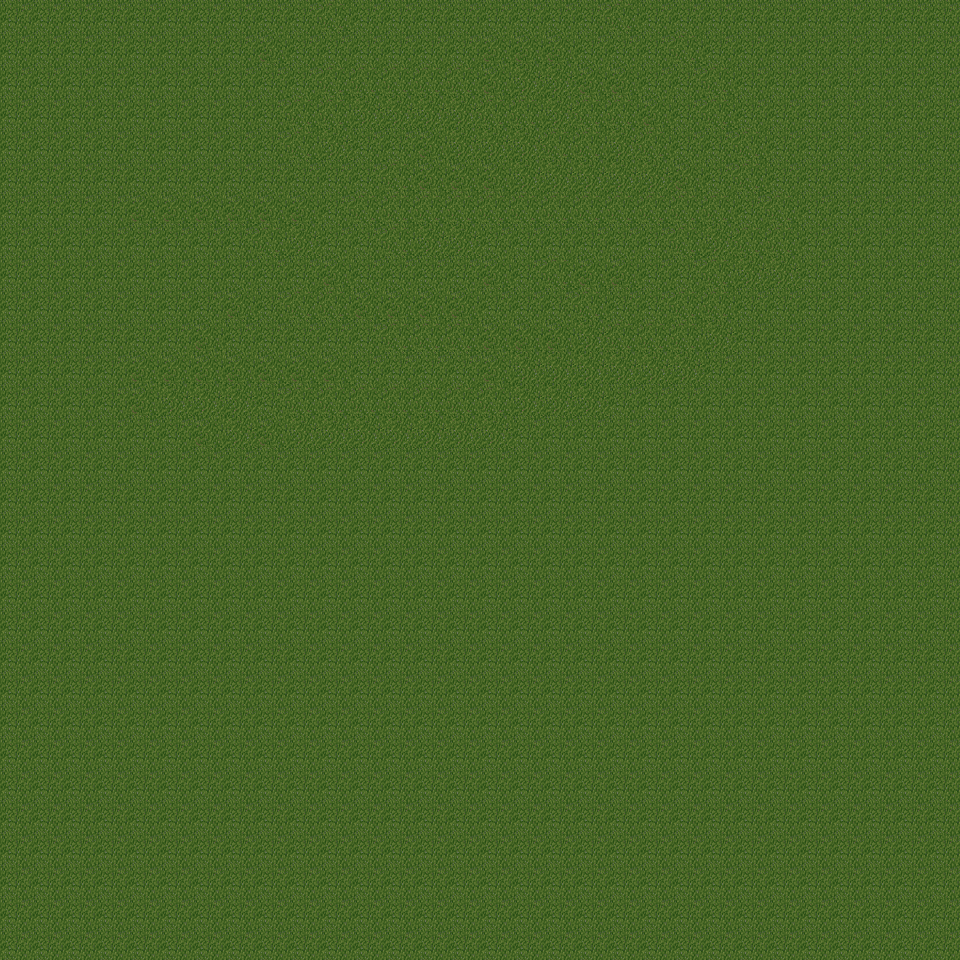

This game map was drawn from its Tiled (.tmx) file and the tilesets committed beside it. A one-line description and the full map source follow:
An orthogonal 30x30 tile map with 32x32 px tiles, 1 tile layer (Background), 3 tilesets.

<map version="1.10" tiledversion="1.11.2" orientation="orthogonal" renderorder="right-down" width="30" height="30" tilewidth="32" tileheight="32" infinite="0" nextlayerid="3" nextobjectid="1">
 <tileset firstgid="1" name="landscape" tilewidth="32" tileheight="32" tilecount="256" columns="16">
  <image source="landscape.png" width="512" height="512" />
  <wangsets>
   <wangset name="Weg" type="mixed" tile="-1">
    <wangcolor name="" color="#ff0000" tile="-1" probability="1" />
    <wangtile tileid="46" wangid="0,0,1,1,1,0,0,0" />
    <wangtile tileid="47" wangid="0,0,0,0,1,1,1,0" />
    <wangtile tileid="59" wangid="0,0,0,1,0,0,0,0" />
    <wangtile tileid="60" wangid="0,0,0,1,1,1,0,0" />
    <wangtile tileid="61" wangid="0,0,0,0,0,1,0,0" />
    <wangtile tileid="62" wangid="1,1,1,0,0,0,0,0" />
    <wangtile tileid="63" wangid="1,0,0,0,0,0,1,1" />
    <wangtile tileid="75" wangid="0,1,1,1,0,0,0,0" />
    <wangtile tileid="76" wangid="1,1,1,1,1,1,1,1" />
    <wangtile tileid="77" wangid="0,0,0,0,0,1,1,1" />
    <wangtile tileid="91" wangid="0,1,0,0,0,0,0,0" />
    <wangtile tileid="92" wangid="1,1,0,0,0,0,0,1" />
    <wangtile tileid="93" wangid="0,0,0,0,0,0,0,1" />
   </wangset>
  </wangsets>
 </tileset>
 <tileset firstgid="257" name="town" tilewidth="32" tileheight="32" tilecount="256" columns="16">
  <image source="town.png" width="512" height="512" />
 </tileset>
 <tileset firstgid="513" name="trees_plants_rocks" tilewidth="32" tileheight="32" tilecount="256" columns="16">
  <image source="trees_plants_rocks.png" width="512" height="512" />
 </tileset>
 <layer id="1" name="Background" width="30" height="30">
  <data encoding="csv">
79,79,79,79,79,79,79,79,79,79,80,79,79,79,79,79,79,79,79,80,79,79,79,79,79,79,79,79,79,79,
79,79,79,79,79,79,79,79,95,79,79,79,79,79,79,95,95,95,79,79,79,80,79,79,79,79,79,79,79,79,
79,79,79,79,79,79,79,79,79,79,80,80,80,80,80,95,96,96,95,95,79,79,80,79,79,79,79,79,79,79,
79,79,79,79,79,79,79,79,79,80,80,96,96,96,96,80,80,96,80,80,95,79,80,79,79,79,79,79,79,79,
79,79,79,79,79,79,79,79,79,80,96,79,79,95,96,96,96,80,80,96,80,79,79,80,79,79,79,79,79,79,
79,79,79,79,79,79,79,79,79,79,79,79,80,95,95,95,96,96,96,96,96,95,79,80,79,79,79,79,79,79,
79,79,79,79,95,95,95,95,95,95,79,80,80,80,80,80,80,80,80,80,80,80,80,79,80,79,79,79,79,79,
79,79,79,79,79,79,79,79,80,96,79,79,80,96,96,79,79,79,79,79,79,80,96,80,80,79,79,79,79,79,
79,79,79,79,79,79,79,79,79,79,95,79,79,79,79,95,79,80,95,95,79,79,80,96,96,79,79,79,79,79,
79,79,79,79,79,79,79,95,79,80,80,95,95,95,95,79,79,79,80,79,79,80,80,79,79,79,79,79,79,79,
79,79,79,79,79,79,95,79,79,79,79,79,80,80,80,95,95,95,96,80,80,80,96,79,79,79,79,79,79,79,
79,79,79,79,95,95,95,95,95,95,95,79,79,79,79,95,96,96,96,96,96,96,79,79,79,79,79,79,79,79,
79,79,79,79,95,96,96,96,79,80,80,80,80,80,80,80,96,96,96,79,79,79,79,79,79,79,79,79,79,79,
79,79,79,79,79,79,95,96,95,96,96,96,96,96,96,96,79,79,79,79,79,79,79,79,79,79,79,79,79,79,
79,79,79,79,79,79,79,79,79,79,79,79,79,79,79,79,79,79,79,79,79,79,79,79,79,79,79,79,79,79,
79,79,79,79,79,79,79,79,79,79,79,79,79,79,79,79,79,79,79,79,79,79,79,79,79,79,79,79,79,79,
79,79,79,79,79,79,79,79,79,79,79,79,79,79,79,79,79,79,79,79,79,79,79,79,79,79,79,79,79,79,
79,79,79,79,79,79,79,79,79,79,79,79,79,79,79,79,79,79,79,79,79,79,79,79,79,79,79,79,79,79,
79,79,79,79,79,79,79,79,79,79,79,79,79,79,79,79,79,79,79,79,79,79,79,79,79,79,79,79,79,79,
79,79,79,79,79,79,79,79,79,79,79,79,79,79,79,79,79,79,79,79,79,79,79,79,79,79,79,79,79,79,
79,79,79,79,79,79,79,79,79,79,79,79,79,79,79,79,79,79,79,79,79,79,79,79,79,79,79,79,79,79,
79,79,79,79,79,79,79,79,79,79,79,79,79,79,79,79,79,79,79,79,79,79,79,79,79,79,79,79,79,79,
79,79,79,79,79,79,79,79,79,79,79,79,79,79,79,79,79,79,79,79,79,79,79,79,79,79,79,79,79,79,
79,79,79,79,79,79,79,79,79,79,79,79,79,79,79,79,79,79,79,79,79,79,79,79,79,79,79,79,79,79,
79,79,79,79,79,79,79,79,79,79,79,79,79,79,79,79,79,79,79,79,79,79,79,79,79,79,79,79,79,79,
79,79,79,79,79,79,79,79,79,79,79,79,79,79,79,79,79,79,79,79,79,79,79,79,79,79,79,79,79,79,
79,79,79,79,79,79,79,79,79,79,79,79,79,79,79,79,79,79,79,79,79,79,79,79,79,79,79,79,79,79,
79,79,79,79,79,79,79,79,79,79,79,79,79,79,79,79,79,79,79,79,79,79,79,79,79,79,79,79,79,79,
79,79,79,79,79,79,79,79,79,79,79,79,79,79,79,79,79,79,79,79,79,79,79,79,79,79,79,79,79,79,
79,79,79,79,79,79,79,79,79,79,79,79,79,79,79,79,79,79,79,79,79,79,79,79,79,79,79,79,79,79
</data>
 </layer>
 <objectgroup id="2" name="Collision" />
</map>
